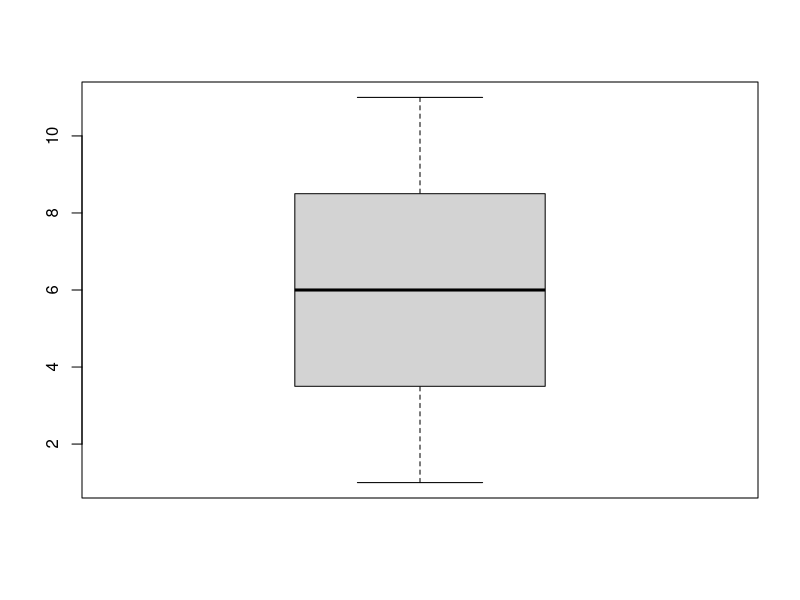
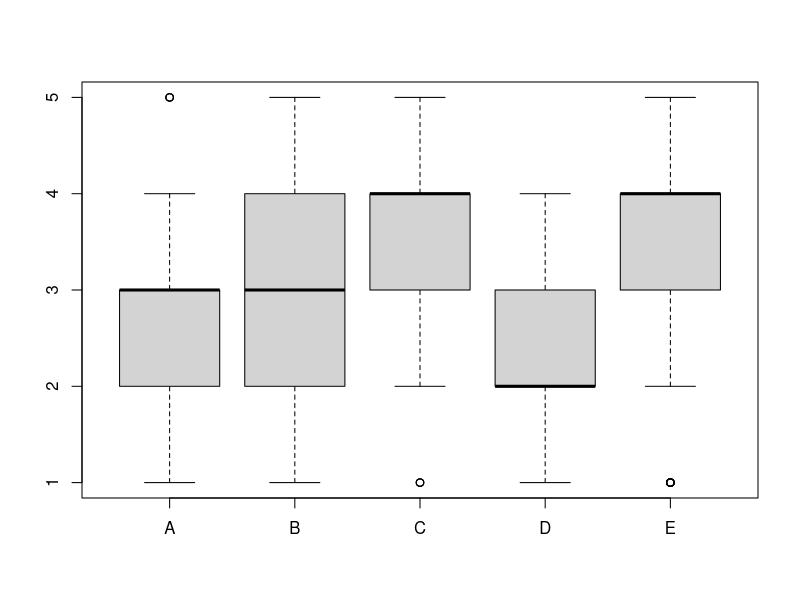
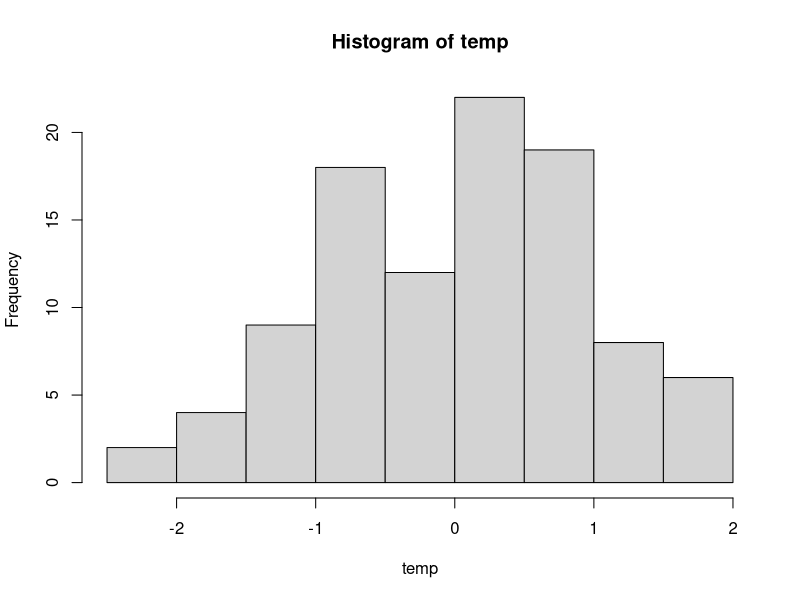
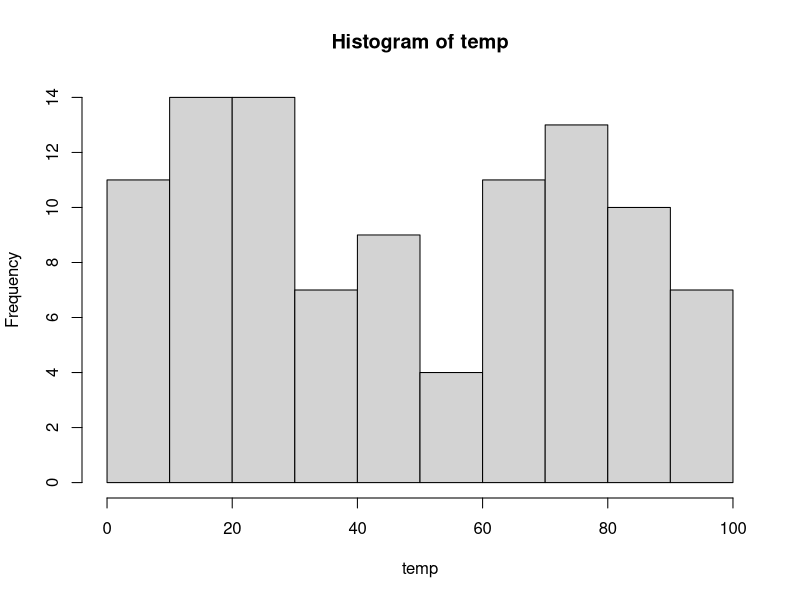
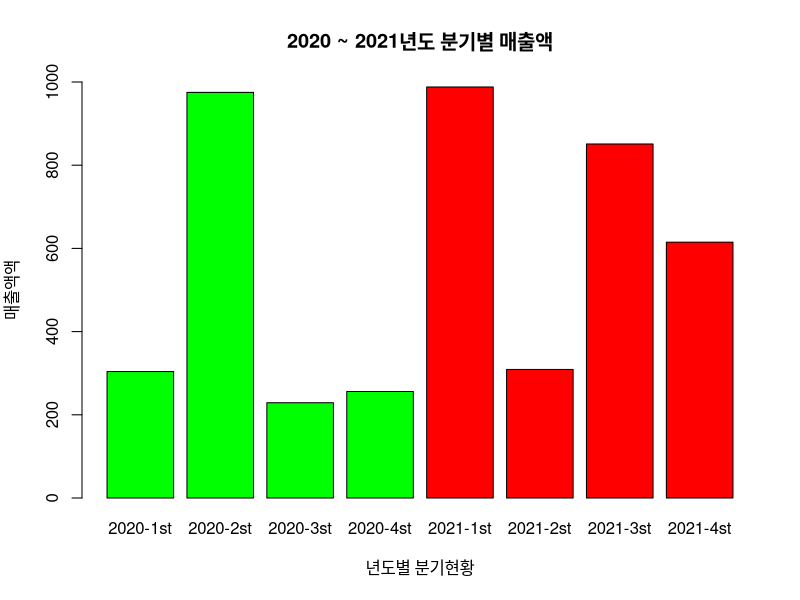
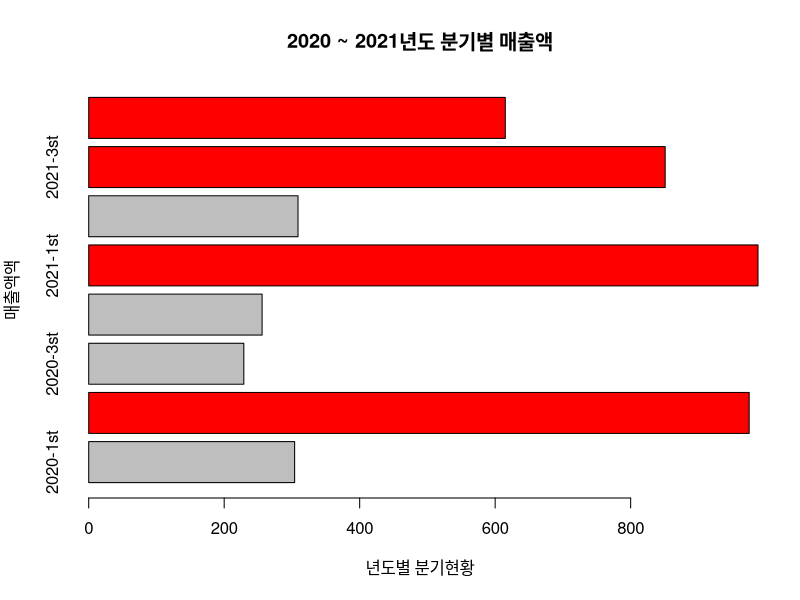
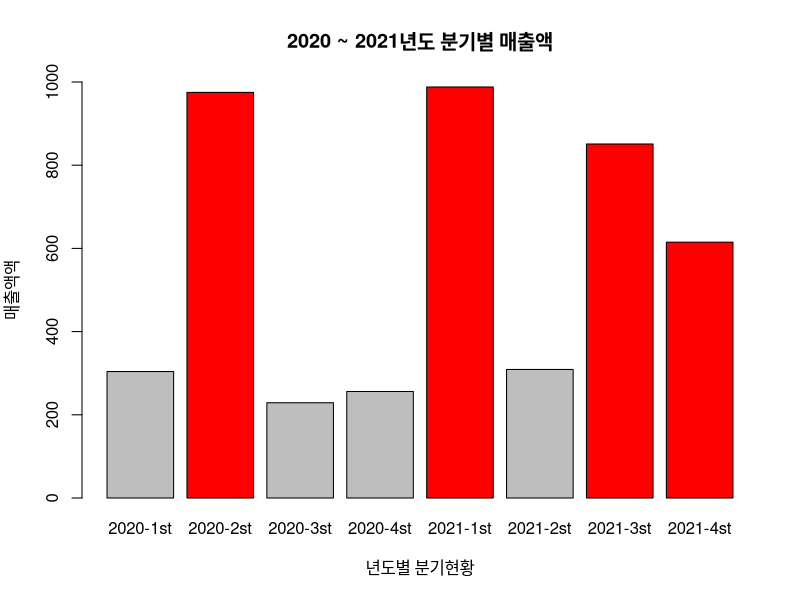
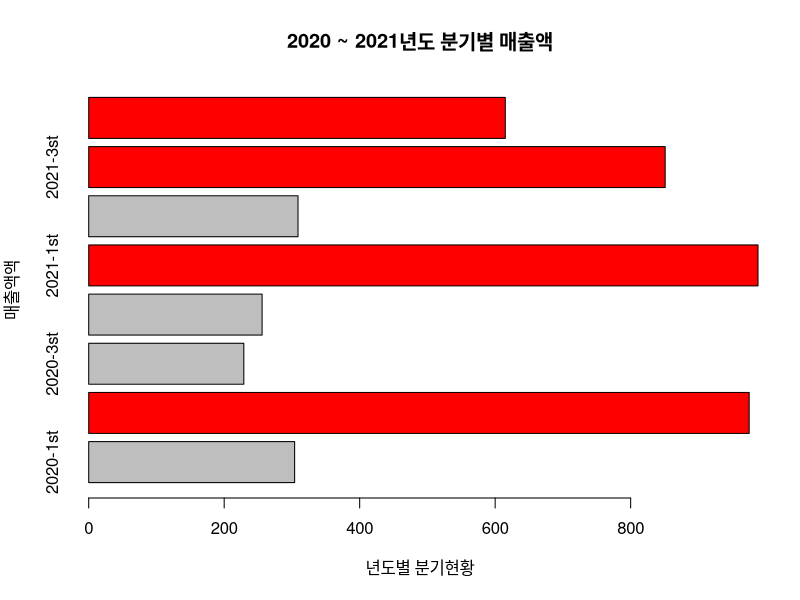

Reproduce these figures in R, in order.
# 나머지 연산자
# 물건값이 1200원이고 길동이가 2000원을 냈으면 잔돈은 얼마?
money = 2000
price = 1200
money %% price

# 짝수 홀수
# 주어진 수가 짝수인지 홀수인지 판단하는 방법?
value = 9584574553 # 짝수인지 홀수인지 판단 cat("짝수")
# 1. 조건문을 이용   if()
# 2. 조건문안에 짝수 홀수를 판단하는 조건 작성  value %% 2 == 0
# 3. 상황에 맞는 출력문을 작성
if(value %% 2 == 0){
  cat("짝수")
}else{
  cat("홀수")
}

# 3의 배수  x %% 3 == 0

# 제곱연산자
value = 2
# value변수를 3제곱
value*value*value
value^3
value**3

a = TRUE
!a

!(value == 2)  # value는 2가 아니다
value != 2

value > 2  #value는 2초과
!(value > 2) #value는 2이하
value <= 2


!(value >10 & value < 50 )
value <= 10 | value >= 50

name = c('kim','lee','choi')
which(name=='lee') # 데이터를 탐색할때..... 인덱스 번호.. 위치번호

key = 'kim'

# 해당하는 case의 값을 반환
switch (key,
  'lee' = '서울',
  'kim' = '대전',
  'choi' = '대구'
)

# for
# 1부터 10까지의 합계를 구해보세요

# 1 ~ 10 까지의 합
list_a = c(1:10)
sum = 0
for(i in list_a){
  sum = sum + i
}

list_a
sum(list_a)

myf =  function(){
  list_a = c(1:10)
  sum = 0
  for(i in list_a){
    sum = sum + i
  }
  cat(sum)
}

myf()

# 현재위치 getwd()
# 1 현재위치에 원하는 파일을 복사
# 2 해당파일의 위치를 기본경로로 설정  -> 사용
# 3 해당파일의 전체경로를 표시
getwd()
# "D:\주말 빅데이터_이규영\Rwork-2nd-20211016T001801Z-001\Rwork-2nd\Part-I" -> 문자열로 사용 못합
# "\n" -> new line
# "\t" -> tab 만큼 띄운다

# "D:\\주말 빅데이터_이규영\\Rwork-2nd-20211016T001801Z-001\\Rwork-2nd\\Part-I"
# "D:/주말 빅데이터_이규영/Rwork-2nd-20211016T001801Z-001/Rwork-2nd/Part-I"
setwd("D:\\주말 빅데이터_이규영\\Rwork-2nd-20211016T001801Z-001\\Rwork-2nd\\Part-I")
getwd()

df = read.csv("test.csv", header = T)
head(df)  # 처음부터 6개
tail(df)  # 마지막부터 6개

df[c(1:6),]
summary(df)

v = c(1:11)
v
summary(v)
boxplot(v)

# 데이터의 분포 퍼짐정도
# 결측치  NA
summary(df)
boxplot(df)

min(df['A'])

table(df['E'])

# 분산 과 표준편차
# 분산
# 편차   값 - 평균   양수 음수
# 편차를 제곱 -- 양수로 만들기 위해서
# 편차의 제곱을 변량의 개수로 나눈다
# 분산 -> 편차의 제곱의 평균
# sum(편차^2) / 개수
v = c(1:10)
length(v)
#분산 variance
sum((v - mean(v))**2) /(length(v)-1)
var(v)
# 분산 --> 제곱을 사용했기때문에 데이터가 너무 거졌다
# 표준편차  Standard deviation  
sd(v)

# 평균->편차(x- mean) ->분산( 편차^2/개수-1) ->편차(분산의 제곱근)
# var(x)  분산
# sd(x)  표준편차

var(df$A)
sd(df$E)


v = c(sample(1:100, 3),NA,sample(1:100, 3),NA)
v  

#수치함수를 사용할때 예를들어 sum min max mean var sd
# NA(결측치)가 포함되어 있으면 계산이 안됨
# 옵션으로 na.rm=T 주면 NA를 제외하고 계산함
mean(v,na.rm=T)

# 그러면.. 원래 데이터에서 NA를 제거하고(제외하고) 
# 계산 가능한 데이터를 추출해 보자
!is.na(v)
v[!is.na(v)]

# 결측치 처리하는 방법
# 1. 제거하는방법
v[!is.na(v)]
# 2. 값을 대처하는 방법 - 평균으로 대처, 0으로 대처하는 방법
ifelse(is.na(v),0,v)
# 특정한 값 --> 평균
ifelse(is.na(v),mean(v, na.rm = T),v)

v.notna =  v[!is.na(v)]
range(v.notna)
sort(v.notna)
sort(v.notna,decreasing = T)


v.notna
sort(v.notna)

#order를 이용하면 정렬된 인덱스를 알기때문에 정렬이가능
order(v.notna)
v.notna[order(v.notna)]

rank(v.notna)

#정규분포
temp = rnorm(100,mean=0,sd = 1)
hist(temp)

#균등분포
temp = runif(100,min=0,max=100)
hist(temp)

x = matrix(1:9, nrow=3,byrow = T)
y = matrix(1:3)

x
y = cbind(x,10:12)
y = rbind(y,sample(1:100, 4))
y
apply(y,1,sum)
apply(y,2,sum)

y
apply(y,1,sum)
y = cbind(y,apply(y,1,sum))
y
y = rbind(y,apply(y,2,sum))
y

# 집합함수

temp = y[5,]
temp

c(36,2,128) %in% temp


# 시각화
# 범주형    :  비숫자, 범주(category)
#              남녀, 혈액형
# 비연속성  :  숫자, 비연속성(정해진 몇개의 값만)
#              자녀수, 자동차 판매대수

y =  sample(100:1000, 8)

names(y) = c("2020-1st","2020-2st","2020-3st","2020-4st",
             "2021-1st","2021-2st","2021-3st","2021-4st")
max(y)
# 2020년도는 green
# 2021년도는 red
colv = c('green','green','green','green','red','red','red','red')
barplot(y,ylim = c(0,1000),xlab = "년도별 분기현황",
        ylab = '매출액액',
        main = "2020 ~ 2021년도 분기별 매출액",
        col= colv)

# 매출액중에 550 이상인 분기는 red
# 나머지는 gray

colv =ifelse(y >= 550, 'red','gray')
barplot(y,xlab = "년도별 분기현황",
        horiz = T,
        ylab = '매출액액',
        main = "2020 ~ 2021년도 분기별 매출액",
        col= colv)

par(mfrow = c(1,1))
barplot(y,ylim = c(0,1000),xlab = "년도별 분기현황",
        ylab = '매출액액',
        main = "2020 ~ 2021년도 분기별 매출액",
        col= colv)
barplot(y,xlab = "년도별 분기현황",
        horiz = T,
        ylab = '매출액액',
        main = "2020 ~ 2021년도 분기별 매출액",
        col= colv)

# 점차트
dotchart(y)


# 기존데이터 불러오기
data("VADeaths")
VADeaths
par(mfrow = c(1,2))
barplot(VADeaths,col = rainbow(5))
legend(3.8,200,c('50-54','55-59','60-64','65-69','70-74')
       ,cex=0.8,fill = rainbow(5))

barplot(VADeaths,beside = T, col = rainbow(5))
legend(20,70,c('50-54','55-59','60-64','65-69','70-74')
       ,cex=0.8,fill = rainbow(5))

par(mfrow = c(1,1))
dotchart(VADeaths,color = rainbow(20))

pie(VADeaths)

summary(VADeaths)
boxplot(VADeaths,range = 0)
abline(h=37,lty=3,col='red')

# iris 데이터 셋

data("iris")
head(iris)
str(iris)
# 데이터분석의 순서 수치상으로 분석
# str  데이터의 종류(숫자 문자..  총 row col수를 알수)
# summary 4분위수, na가 있다면 몇개 있는지
summary(iris)

# 시각화 hist  히스토그램 --> x축은 계급  Y 계급에대한 분포수

v = sample(1:50,10)
hist(v)

iris$Sepal.Length
hist(iris$Sepal.Length)
hist(iris$Sepal.Width)

